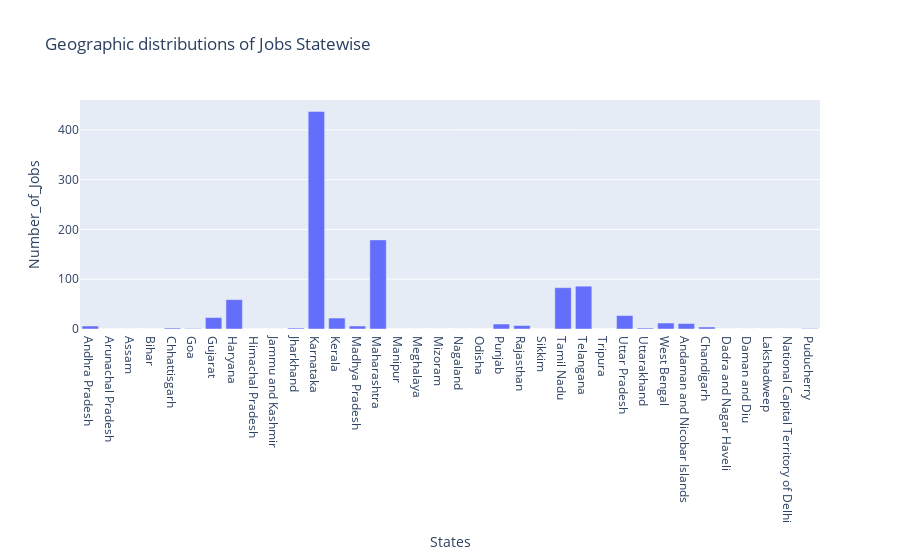

The notebook cell saved with this chart:
### Code cell
def count_dict(column):
  states=["Andhra Pradesh","Arunachal Pradesh ","Assam","Bihar","Chhattisgarh","Goa","Gujarat","Haryana","Himachal Pradesh","Jammu and Kashmir","Jharkhand","Karnataka","Kerala","Madhya Pradesh","Maharashtra","Manipur","Meghalaya","Mizoram","Nagaland","Odisha","Punjab","Rajasthan","Sikkim","Tamil Nadu","Telangana","Tripura","Uttar Pradesh","Uttarakhand","West Bengal","Andaman and Nicobar Islands","Chandigarh","Dadra and Nagar Haveli","Daman and Diu","Lakshadweep","National Capital Territory of Delhi","Puducherry"]
  state_count={f"{state}":0 for state in states}
  for state in states:
    for values in column:
      if state in values:
        state_count[state]+=1
  return state_count
state_count=count_dict(df_org['job_location'])
x=list(state_count.keys())
y=list(state_count.values())
statewisejob={'States':x,'Number_of_Jobs':y}
fig = plt.figure(figsize = (30, 5))
fig=px.bar(statewisejob, x='States', y='Number_of_Jobs',title='Geographic distributions of Jobs Statewise')
fig.write_image('Job_distribution3.png')
fig.show()

### Figure 1 — Plotly figure (JSON) as saved in the notebook; plotly's stock layout.template omitted (floating-point values rounded to 4 significant figures)
{"data": [{"alignmentgroup": "True", "hovertemplate": "States=%{x}<br>Number_of_Jobs=%{y}<extra></extra>", "legendgroup": "", "marker": {"color": "#636efa", "pattern": {"shape": ""}}, "name": "", "offsetgroup": "", "orientation": "v", "showlegend": false, "textposition": "auto", "type": "bar", "x": ["Andhra Pradesh", "Arunachal Pradesh ", "Assam", "Bihar", "Chhattisgarh", "Goa", "Gujarat", "Haryana", "Himachal Pradesh", "Jammu and Kashmir", "Jharkhand", "Karnataka", "Kerala", "Madhya Pradesh", "Maharashtra", "Manipur", "Meghalaya", "Mizoram", "Nagaland", "Odisha", "Punjab", "Rajasthan", "Sikkim", "Tamil Nadu", "Telangana", "Tripura", "Uttar Pradesh", "Uttarakhand", "West Bengal", "Andaman and Nicobar Islands", "Chandigarh", "Dadra and Nagar Haveli", "Daman and Diu", "Lakshadweep", "National Capital Territory of Delhi", "Puducherry"], "xaxis": "x", "y": [6, 0, 0, 0, 2, 1, 23, 59, 0, 0, 2, 437, 22, 6, 179, 0, 0, 0, 0, 0, 10, 7, 0, 83, 86, 0, 27, 2, 12, 11, 4, 0, 0, 0, 0, 1], "yaxis": "y"}], "layout": {"barmode": "relative", "legend": {"tracegroupgap": 0}, "title": {"text": "Geographic distributions of Jobs Statewise"}, "xaxis": {"anchor": "y", "domain": [0, 1], "title": {"text": "States"}}, "yaxis": {"anchor": "x", "domain": [0, 1], "title": {"text": "Number_of_Jobs"}}}}
